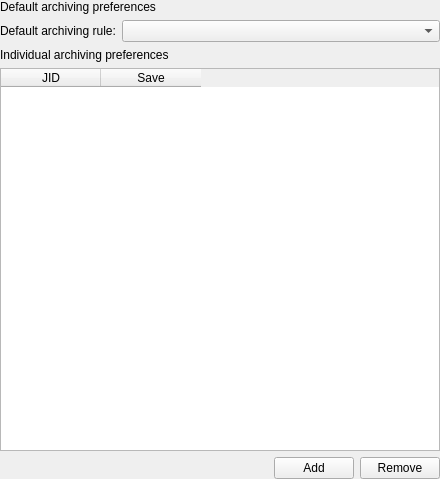
<?xml version="1.0" encoding="UTF-8"?>
<ui version="4.0">
 <class>ArchiveAccountOptionsWidgetClass</class>
 <widget class="QWidget" name="ArchiveAccountOptionsWidgetClass">
  <property name="geometry">
   <rect>
    <x>0</x>
    <y>0</y>
    <width>440</width>
    <height>479</height>
   </rect>
  </property>
  <layout class="QVBoxLayout" name="verticalLayout">
   <property name="margin">
    <number>0</number>
   </property>
   <item>
    <widget class="QWidget" name="wdtDefault" native="true">
     <layout class="QVBoxLayout" name="verticalLayout_5">
      <property name="margin">
       <number>0</number>
      </property>
      <item>
       <widget class="QLabel" name="lblDefault">
        <property name="text">
         <string>Default archiving preferences</string>
        </property>
        <property name="textFormat">
         <enum>Qt::RichText</enum>
        </property>
       </widget>
      </item>
      <item>
       <layout class="QGridLayout" name="grlDefault">
        <property name="margin">
         <number>0</number>
        </property>
        <item row="0" column="1">
         <widget class="QComboBox" name="cmbDefaultSave">
          <property name="sizePolicy">
           <sizepolicy hsizetype="Expanding" vsizetype="Fixed">
            <horstretch>0</horstretch>
            <verstretch>0</verstretch>
           </sizepolicy>
          </property>
         </widget>
        </item>
        <item row="0" column="0">
         <widget class="QLabel" name="lblDefaultSave">
          <property name="text">
           <string>Default archiving rule:</string>
          </property>
          <property name="textFormat">
           <enum>Qt::PlainText</enum>
          </property>
          <property name="buddy">
           <cstring>cmbDefaultSave</cstring>
          </property>
         </widget>
        </item>
       </layout>
      </item>
     </layout>
    </widget>
   </item>
   <item>
    <widget class="QWidget" name="wdtEntity" native="true">
     <layout class="QVBoxLayout" name="verticalLayout_6">
      <property name="margin">
       <number>0</number>
      </property>
      <item>
       <widget class="QLabel" name="lblEntity">
        <property name="text">
         <string>Individual archiving preferences</string>
        </property>
        <property name="textFormat">
         <enum>Qt::RichText</enum>
        </property>
       </widget>
      </item>
      <item>
       <layout class="QVBoxLayout" name="vrlEntity">
        <property name="margin">
         <number>0</number>
        </property>
        <item>
         <widget class="QTableWidget" name="tbwItemPrefs">
          <property name="alternatingRowColors">
           <bool>true</bool>
          </property>
          <property name="selectionBehavior">
           <enum>QAbstractItemView::SelectRows</enum>
          </property>
          <property name="sortingEnabled">
           <bool>true</bool>
          </property>
          <property name="columnCount">
           <number>2</number>
          </property>
          <attribute name="horizontalHeaderHighlightSections">
           <bool>false</bool>
          </attribute>
          <attribute name="verticalHeaderVisible">
           <bool>false</bool>
          </attribute>
          <column>
           <property name="text">
            <string>JID</string>
           </property>
           <property name="toolTip">
            <string>Contact identifier</string>
           </property>
          </column>
          <column>
           <property name="text">
            <string>Save</string>
           </property>
           <property name="toolTip">
            <string>Message archiving</string>
           </property>
           <property name="textAlignment">
            <set>AlignHCenter|AlignVCenter|AlignCenter</set>
           </property>
          </column>
         </widget>
        </item>
        <item>
         <layout class="QHBoxLayout" name="hrlEntityButtons">
          <item>
           <widget class="QLabel" name="lblStatus">
            <property name="sizePolicy">
             <sizepolicy hsizetype="Expanding" vsizetype="Preferred">
              <horstretch>0</horstretch>
              <verstretch>0</verstretch>
             </sizepolicy>
            </property>
            <property name="textFormat">
             <enum>Qt::PlainText</enum>
            </property>
            <property name="wordWrap">
             <bool>true</bool>
            </property>
           </widget>
          </item>
          <item>
           <widget class="QPushButton" name="pbtAdd">
            <property name="text">
             <string>Add</string>
            </property>
           </widget>
          </item>
          <item>
           <widget class="QPushButton" name="pbtRemove">
            <property name="text">
             <string>Remove</string>
            </property>
           </widget>
          </item>
         </layout>
        </item>
       </layout>
      </item>
     </layout>
    </widget>
   </item>
  </layout>
 </widget>
 <layoutdefault spacing="6" margin="11"/>
 <tabstops>
  <tabstop>pbtAdd</tabstop>
  <tabstop>pbtRemove</tabstop>
 </tabstops>
 <resources/>
 <connections/>
</ui>
